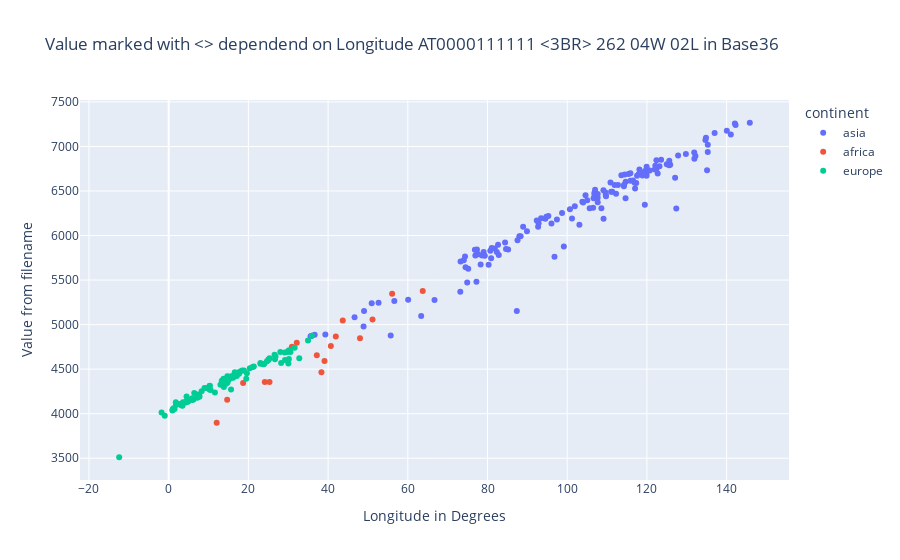

The cell this chart's notebook holds for it:
### Code cell
fig = px.scatter(
    df,
    x="maxLon",
    y="f1",
    color="continent",
    title="Value marked with <> dependend on Longitude AT0000111111 <3BR> 262 04W 02L in Base36",
    hover_name="name",
    hover_data=["maxLon", "f1"],
    labels={
        "f1": "Value from filename",
        "maxLon": "Longitude in Degrees",
    },
)
fig.write_html("docs/f1-maxLon.html")
fig.show()

### Figure 1 — Plotly figure (JSON) as saved in the notebook; plotly's stock layout.template omitted (floating-point values rounded to 4 significant figures; data arrays with more than 128 entries replaced by an {"elided": "..."} marker saying what was removed)
{"data": [{"hovertemplate": "<b>%{hovertext}</b><br><br>continent=asia<br>Longitude in Degrees=%{x}<br>Value from filename=%{y}<extra></extra>", "hovertext": {"elided": "143 str values"}, "legendgroup": "asia", "marker": {"color": "#636efa", "symbol": "circle"}, "mode": "markers", "name": "asia", "orientation": "v", "showlegend": true, "type": "scatter", "x": {"elided": "143 float values"}, "xaxis": "x", "y": {"elided": "143 int values"}, "yaxis": "y"}, {"hovertemplate": "<b>%{hovertext}</b><br><br>continent=africa<br>Longitude in Degrees=%{x}<br>Value from filename=%{y}<extra></extra>", "hovertext": ["africa_Algeria", "africa_Angola", "africa_Djibouti", "africa_Egypt", "africa_Ethiopia", "africa_Kenya", "africa_Madagascar", "africa_Mauritius", "africa_Namibia", "africa_Nigeria", "africa_RepublicofCongo", "africa_RepublicofSouthAfrica", "africa_Reunion", "africa_Rwanda", "africa_Sudan", "africa_Swaziland", "africa_Tanzania"], "legendgroup": "africa", "marker": {"color": "#EF553B", "symbol": "circle"}, "mode": "markers", "name": "africa", "orientation": "v", "showlegend": true, "type": "scatter", "x": [12.04, 24.12, 43.68, 37.16, 48.01, 41.94, 51.15, 63.75, 25.3, 14.68, 18.68, 38.33, 56.07, 30.92, 39.1, 32.14, 40.69], "xaxis": "x", "y": [3897, 4355, 5046, 4656, 4846, 4866, 5058, 5378, 4357, 4156, 4345, 4466, 5347, 4752, 4591, 4796, 4761], "yaxis": "y"}, {"hovertemplate": "<b>%{hovertext}</b><br><br>continent=europe<br>Longitude in Degrees=%{x}<br>Value from filename=%{y}<extra></extra>", "hovertext": ["europe_Albania", "europe_Bielorrusia", "europe_BosniaHerzegovina", "europe_Croatia", "europe_Cyprus", "europe_Iceland", "europe_Jersey", "europe_Liechtenstein", "europe_Macedonia", "europe_Moldova", "europe_Malta", "europe_Montenegro", "europe_Andorra", "europe_Austria_Burgenland", "europe_Austria_cantonofsalzburg", "europe_Austria_Cantonofvienna", "europe_Austria_Carinthia", "europe_Austria_loweraustria", "europe_Austria_Steiermark", "europe_Austria_Tyrol", "europe_Austria_UpperAustria", "europe_Austria_Vorarlberg", "europe_Belgium_BelgianFrenchCommunity", "europe_Belgium_BelgianGermanspeakingCommunity", "europe_Belgium_BrusselsCapitalRegion", "europe_Belgium_Flemishcommunity", "europe_Bulgaria", "europe_Czech_CentralBohemia", "europe_Czech_HradecKraloveRegion", "europe_Czech_KarlovyVaryRegion", "europe_Czech_LiberecRegion", "europe_Czech_MoraviaSilesia", "europe_Czech_OlomoucRegion", "europe_Czech_PardubiceRegion", "europe_Czech_Pilsen", "europe_Czech_Prague", "europe_Czech_SouthBohemia", "europe_Czech_SouthMoravia", "europe_Czech_Ust", "europe_Czech_Vysokina", "europe_Czech_ZlínRegion", "europe_Denmark", "europe_Estonia", "europe_Finland_BotenDistrict", "europe_Finland_CentralFinland", "europe_Finland_KainuuDistrict", "europe_Finland_KantajameDistrict", "europe_Finland_Lapland", "europe_Finland_Midbotten", "europe_Finland_NewArea", "europe_Finland_NorthBotten", "europe_Finland_NorthKareliaRegion", "europe_Finland_NorthernSavonia", "europe_Finland_OranDistrict", "europe_Finland_PaietteJaime", "europe_Finland_PilkaDistrict", "europe_Finland_SatakuntaDistrict", "europe_Finland_SouthBottenDistrict", "europe_Finland_SouthKareliaRegion", "europe_Finland_SouthSavonia", "europe_Finland_SouthWestFinland", "europe_Finland_TschumiValley", "europe_France_Alsace", "europe_France_Aquitaine", "europe_France_Auvergne", "europe_France_Brittany", "europe_France_Burgundy", "europe_France_Central", "europe_France_CentralPyrenees", "europe_France_ChampagneArdennes", "europe_France_Corsica", "europe_France_FrancheComté", "europe_France_IledeFrance", "europe_France_LanguedocRoussillon", "europe_France_Limousin", "europe_France_Loire", "europe_France_Lorraine", "europe_France_LowerNormandy", "europe_France_NorthCalais", "europe_France_Picardy", "europe_France_PoitouCharente", "europe_France_ProvenceBlueCoast", "europe_France_RhoneAlpes", "europe_France_UpperNormandy", "europe_Germany_BadenWürttemberg", "europe_Germany_Bavaria", "europe_Germany_Brandenburg", "europe_Germany_Bremen", "europe_Germany_CityOfBerlin", "europe_Germany_HamburgCity", "europe_Germany_Hesse", "europe_Germany_LowerSaxony", "europe_Germany_MecklenburgWesternPomerania"], "legendgroup": "europe", "marker": {"color": "#00cc96", "symbol": "circle"}, "mode": "markers", "name": "europe", "orientation": "v", "showlegend": true, "type": "scatter", "x": [21.06, 32.77, 19.63, 19.46, 34.96, -12.42, -1.792, 35.91, 23.04, 30.19, 14.86, 20.36, 1.787, 17.18, 14.02, 16.58, 15.09, 17.09, 16.19, 12.98, 15.01, 10.24, 6.22, 6.412, 4.486, 5.93, 29.19, 15.55, 16.61, 13.32, 15.65, 18.88, 17.94, 16.89, 13.86, 14.71, 15.62, 17.66, 14.68, 16.44, 18.43, 15.65, 28.21, 23.77, 26.8, 30.57, 25.29, 30.04, 25.05, 26.68, 30.16, 31.61, 29.12, 21.36, 26.57, 24.99, 23.02, 24.61, 30.16, 29.71, 23.94, 28.01, 8.255, 1.47, 4.51, -0.995, 5.54, 3.15, 3.47, 5.91, 9.58, 7.165, 3.58, 4.865, 2.63, 0.935, 7.66, 0.995, 4.25, 4.275, 1.235, 7.74, 7.205, 1.825, 10.51, 13.85, 14.78, 8.991, 13.76, 10.34, 10.25, 11.6, 14.42], "xaxis": "x", "y": [4525, 4623, 4453, 4393, 4823, 3511, 4014, 4875, 4561, 4701, 4414, 4509, 4128, 4459, 4370, 4464, 4383, 4424, 4404, 4325, 4385, 4312, 4160, 4231, 4192, 4153, 4604, 4400, 4439, 4370, 4421, 4485, 4475, 4445, 4377, 4419, 4403, 4449, 4390, 4434, 4484, 4271, 4570, 4554, 4642, 4693, 4621, 4563, 4602, 4611, 4613, 4740, 4688, 4529, 4661, 4606, 4568, 4585, 4712, 4692, 4559, 4692, 4251, 4054, 4142, 3978, 4160, 4096, 4088, 4172, 4289, 4215, 4128, 4134, 4109, 4035, 4206, 4051, 4130, 4126, 4060, 4191, 4179, 4097, 4266, 4300, 4351, 4288, 4393, 4314, 4272, 4239, 4336], "yaxis": "y"}], "layout": {"legend": {"title": {"text": "continent"}, "tracegroupgap": 0}, "title": {"text": "Value marked with <> dependend on Longitude AT0000111111 <3BR> 262 04W 02L in Base36"}, "xaxis": {"anchor": "y", "domain": [0, 1], "title": {"text": "Longitude in Degrees"}}, "yaxis": {"anchor": "x", "domain": [0, 1], "title": {"text": "Value from filename"}}}}
